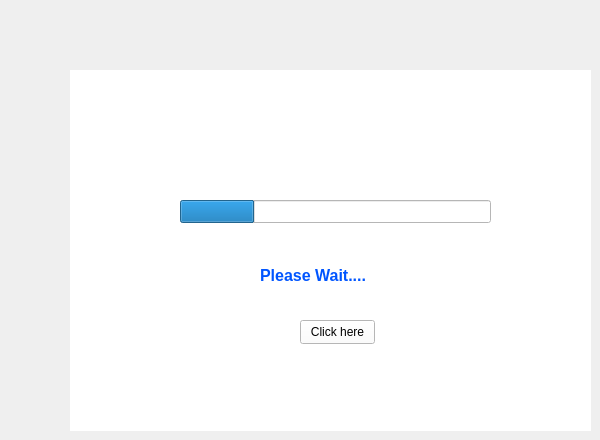
    <widget class="QWidget" name="Loading">
     <widget class="QFrame" name="frame_8">
      <property name="geometry">
       <rect>
        <x>70</x>
        <y>70</y>
        <width>521</width>
        <height>361</height>
       </rect>
      </property>
      <property name="styleSheet">
       <string notr="true">background-color: rgb(255, 255, 255);</string>
      </property>
      <property name="frameShape">
       <enum>QFrame::StyledPanel</enum>
      </property>
      <property name="frameShadow">
       <enum>QFrame::Raised</enum>
      </property>
      <widget class="QLabel" name="label_17">
       <property name="geometry">
        <rect>
         <x>190</x>
         <y>190</y>
         <width>151</width>
         <height>31</height>
        </rect>
       </property>
       <property name="font">
        <font>
         <pointsize>12</pointsize>
         <bold>true</bold>
        </font>
       </property>
       <property name="styleSheet">
        <string notr="true">
color: rgb(0, 85, 255);
</string>
       </property>
       <property name="text">
        <string>Please Wait....</string>
       </property>
      </widget>
      <widget class="QProgressBar" name="progressBar_2">
       <property name="geometry">
        <rect>
         <x>110</x>
         <y>130</y>
         <width>311</width>
         <height>23</height>
        </rect>
       </property>
       <property name="styleSheet">
        <string notr="true">color: rgb(255, 255, 255);</string>
       </property>
       <property name="value">
        <number>24</number>
       </property>
      </widget>
      <widget class="QPushButton" name="pushButton_7">
       <property name="geometry">
        <rect>
         <x>230</x>
         <y>250</y>
         <width>75</width>
         <height>24</height>
        </rect>
       </property>
       <property name="text">
        <string>Click here</string>
       </property>
      </widget>
      <widget class="QLabel" name="label_16">
       <property name="geometry">
        <rect>
         <x>0</x>
         <y>0</y>
         <width>541</width>
         <height>411</height>
        </rect>
       </property>
       <property name="styleSheet">
        <string notr="true">border-image: url(:/images/download.jpg);</string>
       </property>
       <property name="text">
        <string/>
       </property>
      </widget>
      <zorder>label_16</zorder>
      <zorder>progressBar_2</zorder>
      <zorder>pushButton_7</zorder>
      <zorder>label_17</zorder>
     </widget>
    </widget>
